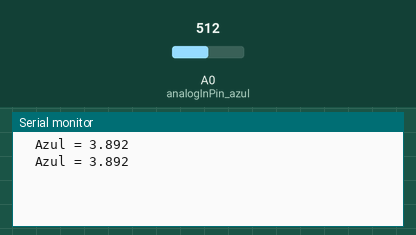
This sketch was run on a simulated Arduino Uno, built with avr-gcc and run on an emulated ATmega328P. Shown: the last lines printed to the serial monitor. The inputs (shaded band) are chosen by the test bench; at power-on: A0 (analogInPin_azul) = 512.

Above: at 1.2 s.
1.3 s: A0 (analogInPin_azul) set to 490
At 2.0 s:
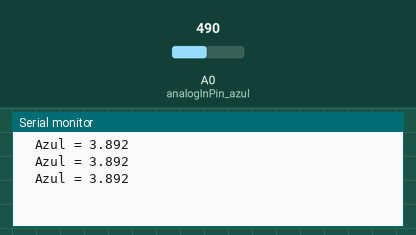
2.8 s: A0 (analogInPin_azul) set to 510
At 3.4 s:
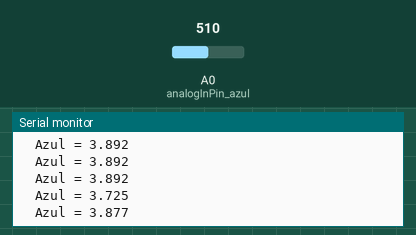
Timing chart, 0 to 5.8 s (numbered marks = the images above; inputs shaded):
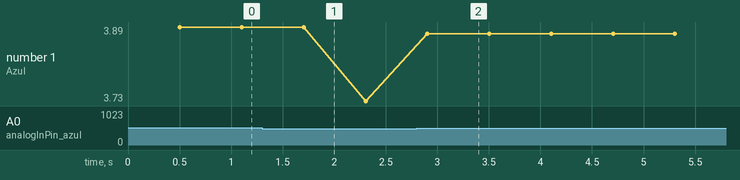

The sketch:

azul10A_ref1v.ino
```cpp
/*
  Comparaciòn Sensor YHDC 0-10A y Sensor ACS712

  Toma el dato del pin analògico YHDC 0-10A
  Toma el dato del pin analògico ACS712
  calcula la intensidad de la corriente con valores màximos
  durante medio segundo.

  Muestra el resultado de Irms

  modified 17 Enero 2017
  by Lucho & Andres
*/


// These constants won't change.  They're used to give names
// to the pins used:
const int analogInPin_azul = A0;  // Analog input sensor is attached to
float sensibilidad_azul = 1.1/10; // Relacion del voltaje referencia y max corriente 10A.

float voltaje_sensor_azul = 0;
float intensidad_pico_azul = 0;
float ruido = 0;
int ruido_anal = 4;

float sensorValue = 0;        // value read from the pot

float Intensidad_maxima_azul = 0;


float val = 0;

void setup() {
  // initialize serial communications at 9600 bps:
  Serial.begin(9600);
  analogReference(INTERNAL);
}

void loop() {

  float corriente_azul = 0;
  long tiempo = millis();

  Intensidad_maxima_azul = 0;

  while ((millis() - tiempo) < 500)
  {
    voltaje_sensor_azul = analogRead(analogInPin_azul)*(1.21/1023.0);
    corriente_azul = (voltaje_sensor_azul)/sensibilidad_azul;
    if(corriente_azul > Intensidad_maxima_azul)Intensidad_maxima_azul = corriente_azul;
  }

  intensidad_pico_azul = (Intensidad_maxima_azul - ruido);

  //Mostrar valores serial
  mostrar_valores();
}

void mostrar_valores()
{
  float Irms_azul =  intensidad_pico_azul * 0.707;
  Serial.print("  Azul = " );
  Serial.println(Irms_azul,3);
  /*
  Serial.print("  Imax = " );
  Serial.print(Intensidad_maxima);
  Serial.print("  Imin = " );
  Serial.println(Intensidad_minima); */

  delay(100);
}
```

Measured:
- after the input at 2.8 s, the serial monitor: prints a new line after 0.10 s (image 2)
- plotted number 1: 3.89 → 3.73 after the input at 1.3 s, 3.73 → 3.88 after the input at 2.8 s
